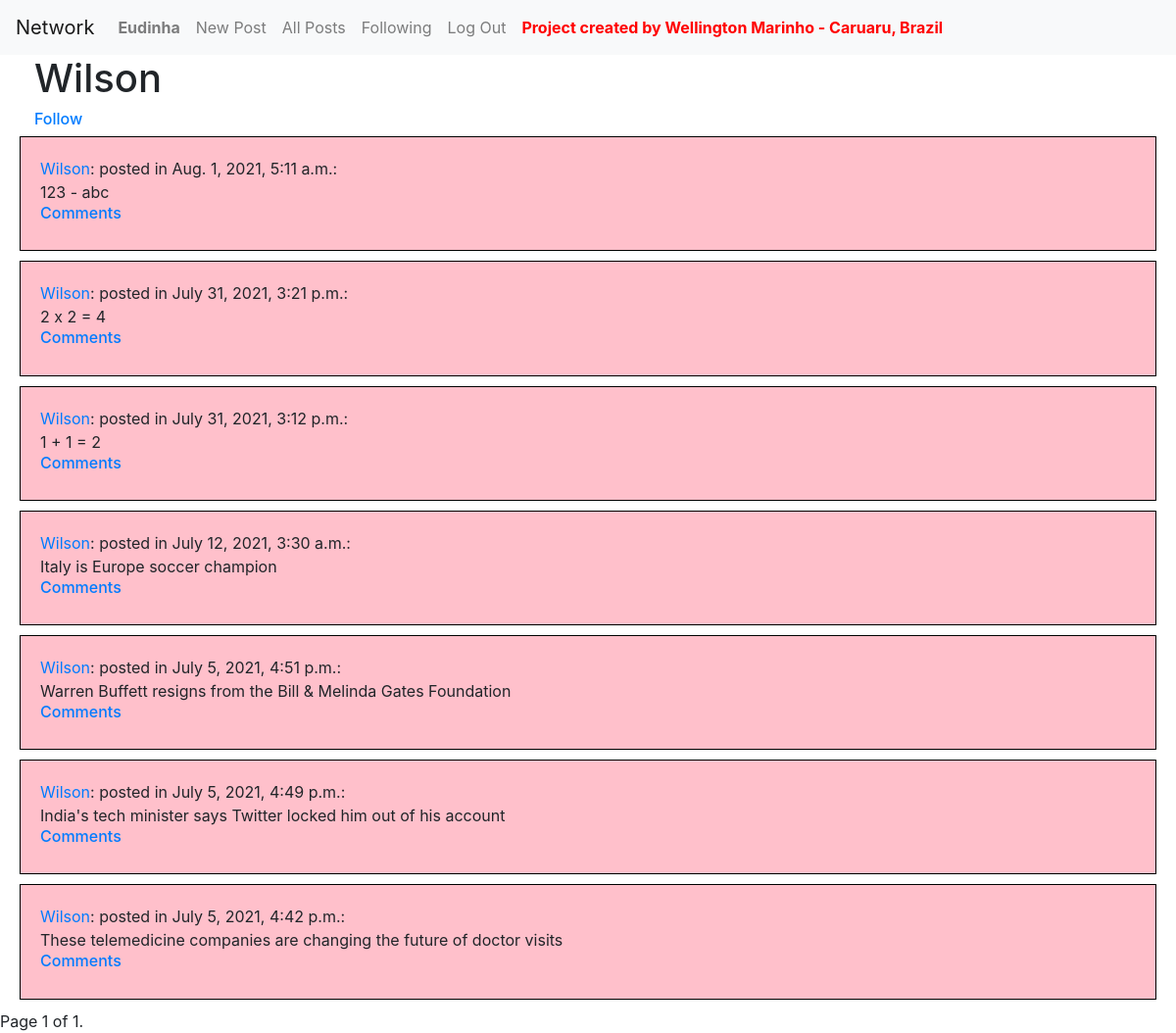
Page /profile/5 (signed in) on the committed database.
### network/models.py (models this page shows, shortened)
class User(AbstractUser):
    pass

class Post(models.Model):
    content = models.CharField(max_length=264)
    time_of_creation = models.DateTimeField(default=timezone.now)
    creator = models.ForeignKey(User, on_delete=models.CASCADE, related_name="posts")
    now = datetime.now()

### network/views.py (the view)
# urls.py: path("profile/<int:creator_id>", views.profile, name="profile"),
def profile(request, creator_id):
    username = request.user.username
    user = User.objects.get(username=username)
    user2 = User.objects.get(id=creator_id)
    post_list = Post.objects.filter(creator=user2)
    post_list = post_list.order_by("-time_of_creation").all()
    paginator = Paginator(post_list, 10) # Show 10 contacts per page.
    page_number = request.GET.get('page',)
    page_obj = paginator.get_page(page_number)
    wells = Follower.objects.all().filter(user=user)
    cont = 0
    for well in wells:
        if well.following == user2:
            cont = cont + 1
    return render(request, 'network/profile.html', {'page_obj': page_obj, 'user': user, 'user2': user2, "cont": cont})

### network/templates/network/profile.html (shortened to what this page needs)
{% extends "network/layout.html" %}
{% block body %}
        <h1 style="margin-left: 35px;">{{ user2.username }}</h1>
        {% if cont != 0 %}
            <h6><a style="margin-left: 35px;" href="{% url 'follower_del' user2.id %}">Stop Following</a></h6>
        {% else %}
            <h6><a style="margin-left: 35px;" href="{% url 'follower_add' user2.id %}">Follow</a></h6>
        {% endif %}
        {% for post in page_obj %}
            <div class="well">
              <a href="{% url 'profile' post.creator.id %}">{{ post.creator }}</a>: posted in {{ post.time_of_creation }}: <br> {{ post.content }} <br>
              <h6><a href="{% url 'comment' post.id %}">Comments</a></h6>
            </div>
        {% endfor %}
        <div class="pagination">
            <span class="step-links">
                <span class="current">
                    Page {{ page_obj.number }} of {{ page_obj.paginator.num_pages }}.
                </span>
            </span>
        </div>
{% endblock %}

### network/templates/network/layout.html (shortened to what this page needs)
{% load static %}
<!DOCTYPE html>
<html lang="en">
    <head>
        <link rel="stylesheet" href="https://stackpath.bootstrapcdn.com/bootstrap/4.4.1/css/bootstrap.min.css">
        <link href="{% static 'network/styles.css' %}" rel="stylesheet">
    </head>
    <body>
        <nav class="navbar navbar-expand-lg navbar-light bg-light">
            <a class="navbar-brand" href="#">Network</a>
            <div>
              <ul class="navbar-nav mr-auto">
                {% if user.is_authenticated %}
                    <li class="nav-item">
                        <a class="nav-link" href="#"><strong>{{ user.username }}</strong></a>
                    </li>
                {% endif %}
                <li class="nav-item">
                  <a class="nav-link" href="{% url 'index' %}">New Post</a>
                </li>
                <li class="nav-item">
                  <a class="nav-link" href="{% url 'all_posts' %}">All Posts</a>
                </li>
                {% if user.is_authenticated %}
                    <li class="nav-item">
                        <a class="nav-link" href="{% url 'follower_index' %}">Following</a>
                    </li>
                    <li class="nav-item">
                        <a class="nav-link" href="{% url 'logout' %}">Log Out</a>
                    </li>
                {% endif %}
                <li class="nav-item">
                    <a class="nav-link" href="#"><strong style="color: red;">Project created by Wellington Marinho - Caruaru, Brazil</strong></a>
                </li>
              </ul>
            </div>
          </nav>
        <div class="body">
            {% block body %}
            {% endblock %}
        </div>
    </body>
</html>

### network/templates/network/layout.html (style rules this page uses)
.well { background-color: pink; border: 1px solid black; padding: 20px; margin-bottom: 10px; margin-left: 20px; margin-right: 20px; }

### rows in the picture
User: username "Eudinha"
User: username "Wilson"
Post: creator "Wilson", time_of_creation "Aug. 1, 2021, 5:11 a.m.", content "123 - abc"
Post: creator "Wilson", time_of_creation "July 31, 2021, 3:21 p.m.", content "2 x 2 = 4"
Post: creator "Wilson", time_of_creation "July 31, 2021, 3:12 p.m.", content "1 + 1 = 2"
Post: creator "Wilson", time_of_creation "July 12, 2021, 3:30 a.m.", content "Italy is Europe soccer champion"
Post: creator "Wilson", time_of_creation "July 5, 2021, 4:51 p.m.", content "Warren Buffett resigns from the Bill & Melinda Gates Foundation"
Post: creator "Wilson", time_of_creation "July 5, 2021, 4:49 p.m.", content "India's tech minister says Twitter locked him out of his account"
Post: creator "Wilson", time_of_creation "July 5, 2021, 4:42 p.m.", content "These telemedicine companies are changing the future of doctor visits"

### other values in the picture
{{ page_obj.number }} "1"
{{ page_obj.paginator.num_pages }} "1"
